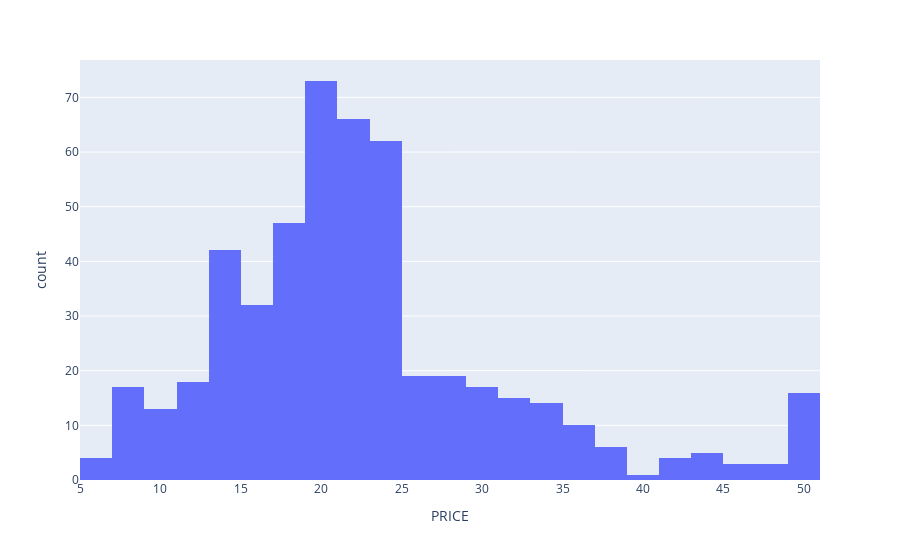

Notebook code for this chart:
### Code cell
# Price에 대한 histogram
import plotly.express as px

fig = px.histogram(boston_pd, x="PRICE")
fig.show()

### Figure 1 — Plotly figure (JSON) as saved in the notebook; plotly's stock layout.template omitted (floating-point values rounded to 4 significant figures; data arrays with more than 128 entries replaced by an {"elided": "..."} marker saying what was removed)
{"data": [{"alignmentgroup": "True", "bingroup": "x", "hovertemplate": "PRICE=%{x}<br>count=%{y}<extra></extra>", "legendgroup": "", "marker": {"color": "#636efa", "pattern": {"shape": ""}}, "name": "", "offsetgroup": "", "orientation": "v", "showlegend": false, "type": "histogram", "x": {"elided": "506 float values"}, "xaxis": "x", "yaxis": "y"}], "layout": {"barmode": "relative", "legend": {"tracegroupgap": 0}, "margin": {"t": 60}, "xaxis": {"anchor": "y", "domain": [0, 1], "title": {"text": "PRICE"}}, "yaxis": {"anchor": "x", "domain": [0, 1], "title": {"text": "count"}}}}
